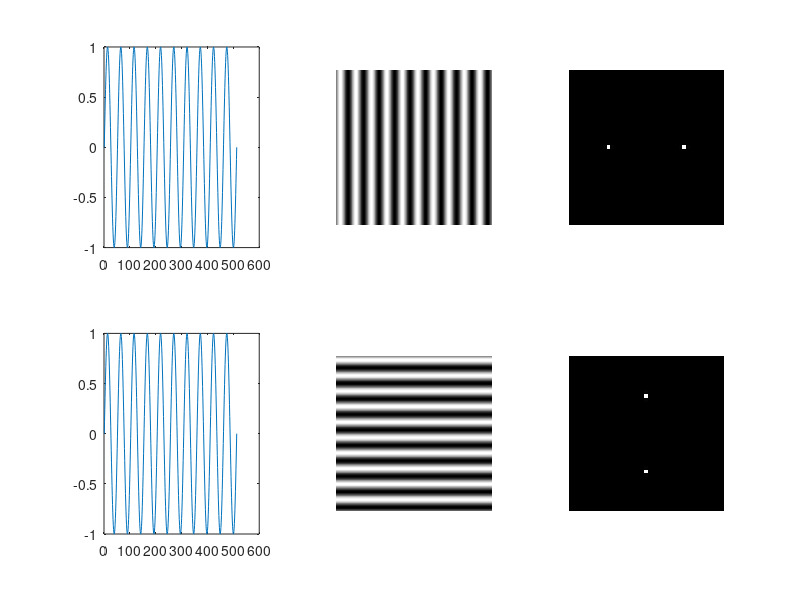

Recreate this plot in MATLAB.
Fs = 256;
T = 1/Fs;
t = -1:T:1;
s = sin(2*pi*5*t);
%segnale ruotato di 90 gradi
s_rot = s';

s_2D = repmat(s,length(s),1); %ogni livello di grigio è un valore di ampiezza diversa
S_2D = abs(fftshift(fft2(s_2D)));
%Segnale ruotato di 90 gradi
s_2D_rot = repmat(s_rot,1,length(s_rot));
S_2D_rot = abs(fftshift(fft2(s_2D_rot)));
figure
subplot(2,3,1);
plot(s);
subplot(2,3,2);
imshow(s_2D,[]);
%title('signal','FontSize',14,'fontweight','bold')
subplot(2,3,3);
imshow(S_2D(237:277,237:277),[]);
%title('FFT2','FontSize',14,'fontweight','bold')
subplot(2,3,4);
plot(s_rot);
subplot(2,3,5);
imshow(s_2D_rot,[]);
subplot(2,3,6);
imshow(S_2D_rot(237:277,237:277),[]);